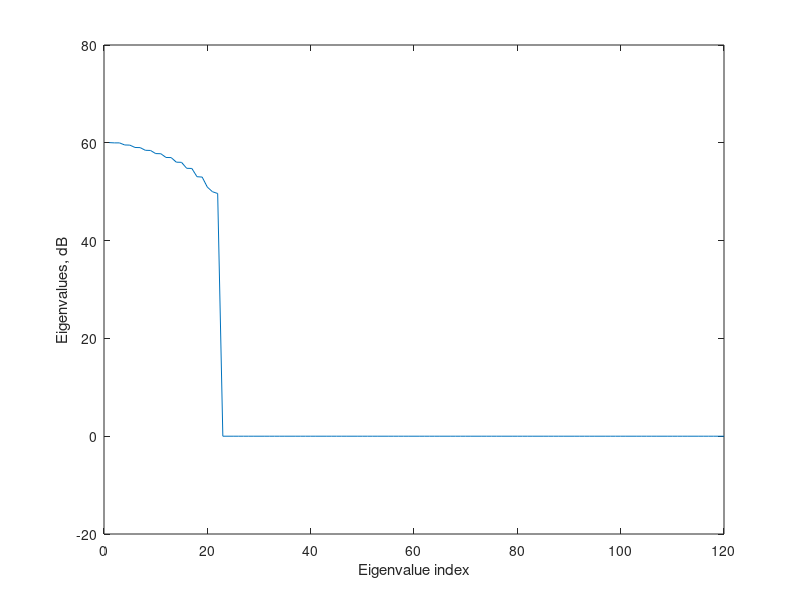
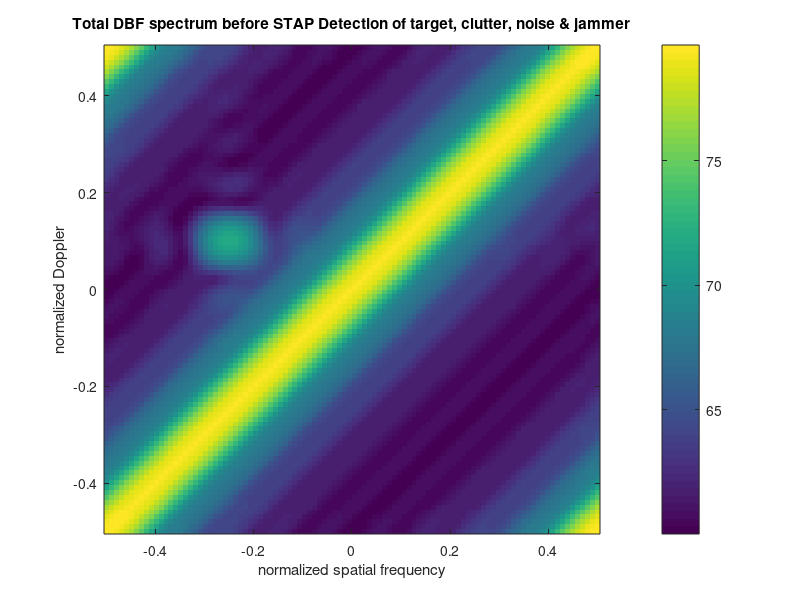
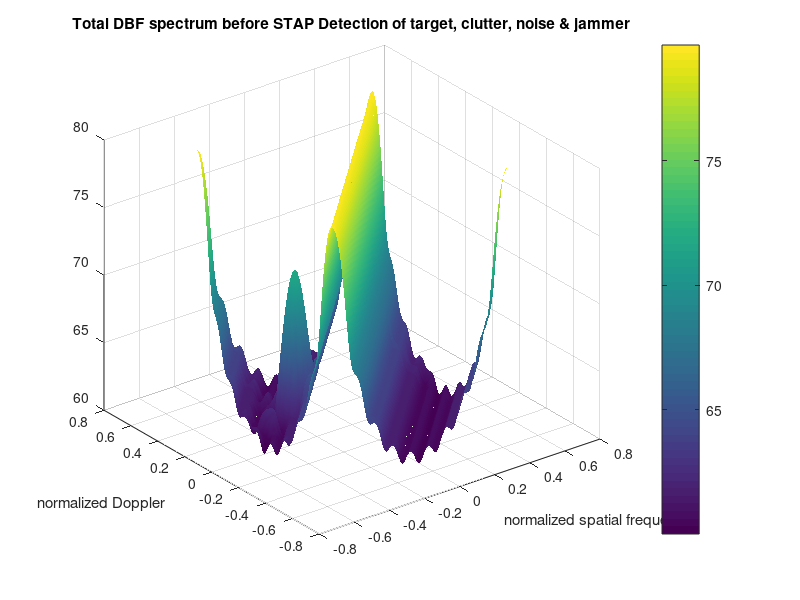
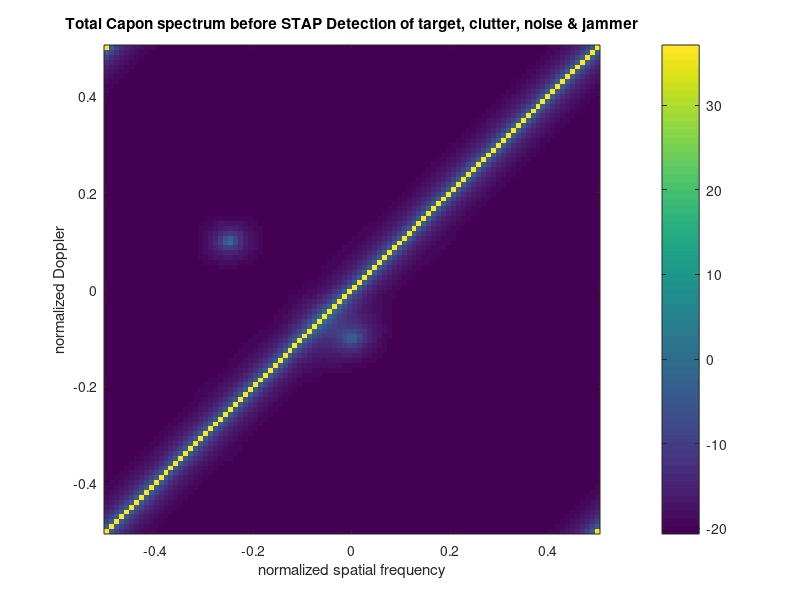

Write MATLAB code to recreate these figures, in order.
%%%%%%%%%%%%%%%%%%%%%%%%%%%%%%%%%%%%%%%%%%%%%%%%%%%%%%%%%%%%%%%%%%
% Purpose:             Fully adaptive space-time processing
%                      for the side-looking case
% Description:         single target and two targets cases
% References:   
% [1] James Ward, "Space-Time Adaptive Processing for Airborne
%     Radar". MIT Lincoln Lab tech report 1015, 1994.
% [2] J. R. Guerci, "Space-Time Adaptive Processing for Radar".
%     Artech House, 2003.
% Conclusion:
% $Revision:	     $1.0
%%%%%%%%%%%%%%%%%%%%%%%%%%%%%%%%%%%%%%%%%%%%%%%%%%%%%%%%%%%%%%%%%%

close all; clear;
lambda = 0.03; % wavelength, not neccessary in array signal processing
d = lambda/2; % interelement spacing

N = 10; % the number of elements in the ULA
M = 12; % the number of pulses per CPI

CNR = 50;   % dB Clutter to Noise Ratio  
SNR = 0;    % dB Signal to Noise Ratio 
JNR = 30;   % dB Jammer to Noise Ratio

noisePower = 1;
clutterPower = noisePower * 10^(CNR/10);
tgtPower = noisePower * 10^(SNR/10);
jammerPower = noisePower * 10^(JNR/10);

beta = 1; % Eq.(3.2) in [1],  control the way the clutter filling the angle Doppler plane


%% (1) Rc, clutter covariance
% ---the ground clutter ridge, see Eq.(3.2) in [1] ----
% the clutter Doppler shift induced on the clutter patch on the iso-range ring situated at the angle 'theta'
% fd_ClutterNormalized = beta*spatialFreq_normalized, where
% fd_ClutterNormalized = fd_Clutter/PRF;  % fd_Clutter is the Doppler frequency of clutter
% spatialFreq_normalized = d*sin(theta)/lambda;

% (debug1)--- for debug ---
No = 250;       % k-th clutter bins
sintheta = linspace(-1, 1, No);
clutterSpatialFreq_normalized = d./lambda*sintheta;
%% (debug1)--- for practice ---
%clutterAzimuth = -90:1:90; % since backlobe rejection
%clutterSpatialFreq_normalized = d./lambda*sind(clutterAzimuth); % d./lambda = 0.5

fd_ClutterNormalized = beta*clutterSpatialFreq_normalized; % fd_ClutterNormalized
Rc = complex(zeros(M*N));
V = zeros(M*N, length(clutterSpatialFreq_normalized));
for k = 1:length(clutterSpatialFreq_normalized)
	a_clutter = exp(-1j*2*pi*clutterSpatialFreq_normalized(k)*[0: N - 1].'); % spatial steering vector
	b_clutter = exp(-1j*2*pi*fd_ClutterNormalized(k)*[0:M - 1].');
	v_clutter = sqrt(clutterPower)*kron(b_clutter, a_clutter);	% space-time steering vector
	V(:, k) = v_clutter;
	Rc = Rc + v_clutter*v_clutter';
end
Rc = Rc./length(clutterSpatialFreq_normalized);


%% (2) Rn, noise covariance
% Noise signals decorrelate from pulse-to-pulse
% With this assumption, noise covariance matrix is
Rn = noisePower*eye(M*N);


%% (3) Rt, target covariance
tgtAzimuth = 0; 
tgtSpatialFreq_normalized = d./lambda*sind(tgtAzimuth);
fd_tgtNormalized = -0.1;  % the domain of fd_tgtNormalized is [-0.5, 0.5]
a_tgt = exp(-1j*2*pi*tgtSpatialFreq_normalized*[0: N - 1].'); % spatial steering vector
b_tgt = exp(-1j*2*pi*fd_tgtNormalized*[0:M - 1].');
v_tgt = sqrt(tgtPower)*kron(b_tgt, a_tgt);	% space-time steering vector
Rt = v_tgt*v_tgt';


%% (4) Rj, jammer covariance
jammerAzimuth = -30;
jammerSpatialFreq_normalized = d./lambda*sind(jammerAzimuth);
%fd_jammerNormalized = beta*jammerSpatialFreq_normalized; % debug
fd_jammerNormalized = 0.1; % fd_ClutterNormalized
a_jammer = exp(-1j*2*pi*jammerSpatialFreq_normalized*[0: N - 1].'); % spatial steering vector
b_jammer = exp(-1j*2*pi*fd_jammerNormalized*[0:M - 1].');
v_jammer = sqrt(jammerPower)*kron(b_jammer, a_jammer);	% space-time steering vector
Rj = v_jammer*v_jammer';


%% (5) R, the total space-time interference matrix due to clutter, jammer, noise
R = Rc + Rj + Rn;
[U, S, V] = svd(R);
figure; plot(10*log10(diag(S))); xlabel('Eigenvalue index'); ylabel('Eigenvalues, dB');


%% (6) space-time DBF spectrum which refers to as power spectrum density, Eq.(3.16)
% debug:Rc1 = Rc; Rj1 = Rj; Rn1 = Rn; Rt11 = Rt; save data Rc1 Rj1 Rn1 Rt11;
R_total = Rc + Rj + Rn + Rt;
inv4R_total = inv(R_total);

% ---> note(1): the following grid will not work well!
%azimuthGrid = linspace(-90, 90);%-90:1:90; % since backlobe rejection
%SpatialFreqGrid_normalized = d./lambda*sind(azimuthGrid); % d./lambda = 0.5
% <--- note(1): do a good job this way!
sintheta = linspace(-1, 1);
SpatialFreqGrid_normalized = d./lambda*sintheta; % d./lambda = 0.5

fdGrid_Normalized = beta*SpatialFreqGrid_normalized; % fd_Normalized
a_Grid = exp(-1j*2*pi*[0: N - 1].'*SpatialFreqGrid_normalized);
b_Grid = exp(-1j*2*pi*[0:M - 1].'*fdGrid_Normalized);
P_dbf = complex(zeros(length(fdGrid_Normalized), length(SpatialFreqGrid_normalized))); % DBF spectrum of the total return from the beamformer
P_capon = complex(zeros(length(fdGrid_Normalized), length(SpatialFreqGrid_normalized))); % Capon spectrum of the total return from the beamformer
for iSpatialFreq = 1:length(SpatialFreqGrid_normalized)
	for j_fdNormalized = 1:length(fdGrid_Normalized)
		v = kron(b_Grid(:, j_fdNormalized), a_Grid(:, iSpatialFreq));
		P_dbf(j_fdNormalized, iSpatialFreq) = v'*R_total*v; % Eq.(3.16) in [1]
		P_capon(j_fdNormalized, iSpatialFreq) = 1./(v'*inv4R_total*v); % Eq.(3.18) in [1]
	end
end
% Display the total return DBF spectrum
figure; 
imagesc(SpatialFreqGrid_normalized, fdGrid_Normalized, 10*log10(abs(P_dbf)))
set(gca,'ydir','normal');colorbar; xlabel('normalized spatial frequency'); ylabel('normalized Doppler');
title('Total DBF spectrum before STAP Detection of target, clutter, noise & jammer');
figure;
surf(SpatialFreqGrid_normalized, fdGrid_Normalized, 10*log10(abs(P_dbf)))
shading interp;colorbar; xlabel('normalized spatial frequency'); ylabel('normalized Doppler');
title('Total DBF spectrum before STAP Detection of target, clutter, noise & jammer');

% Display the total Capon spectrum, MVDR spctrum
figure; 
imagesc(SpatialFreqGrid_normalized, fdGrid_Normalized, 10*log10(abs(P_capon)))
set(gca,'ydir','normal');colorbar; xlabel('normalized spatial frequency'); ylabel('normalized Doppler');
title('Total Capon spectrum before STAP Detection of target, clutter, noise & jammer');
figure;
surf(SpatialFreqGrid_normalized, fdGrid_Normalized, 10*log10(abs(P_capon)))
shading interp;colorbar; xlabel('normalized spatial frequency'); ylabel('normalized Doppler');
title('Total Capon spectrum before STAP Detection of target, clutter, noise & jammer');


%% (7) Calculate optimal weights
inv_R = inv(R); % R = Rc + Rj + Rn;
wopt = inv_R * v_tgt;
% wopt = inv_R * v_tgt/(v_tgt'*inv_R * v_tgt); % Eq.(3.43) in [1]

%% (8) the optimal space-time output response
sintheta = linspace(-1, 1);
SpatialFreqGrid_normalized = d./lambda*sintheta; % d./lambda = 0.5
fdGrid_Normalized = beta*SpatialFreqGrid_normalized; % fd_Normalized
a_Grid = exp(-1j*2*pi*[0: N - 1].'*SpatialFreqGrid_normalized);
b_Grid = exp(-1j*2*pi*[0:M - 1].'*fdGrid_Normalized);
Y = complex(zeros(length(fdGrid_Normalized), length(SpatialFreqGrid_normalized))); % Capon spectrum of the total return from the beamformer
for iSpatialFreq = 1:length(SpatialFreqGrid_normalized)
	for j_fdNormalized = 1:length(fdGrid_Normalized)
		v = kron(b_Grid(:, j_fdNormalized), a_Grid(:, iSpatialFreq));
		Y(j_fdNormalized, iSpatialFreq) = wopt'*v; % 
	end
end
% Display the total output power spectrum, DBF spctrum
figure; 
imagesc(SpatialFreqGrid_normalized, fdGrid_Normalized, 10*log10(abs(Y).^2))
set(gca,'ydir','normal');colorbar; xlabel('normalized spatial frequency'); ylabel('normalized Doppler');
title('STAP Detection of target & jammer; clutter removed');
figure; 
mesh(SpatialFreqGrid_normalized, fdGrid_Normalized, 10*log10(abs(Y).^2))
colorbar; xlabel('normalized spatial frequency'); ylabel('normalized Doppler');
title('STAP Detection of target & jammer; clutter removed');

%% (9) The SINR loss defined in Eq.(120) in [2]
sintheta = linspace(-1, 1, 181);
SpatialFreqGrid_normalized = d./lambda*sintheta; % d./lambda = 0.5
fdGrid_Normalized = beta*SpatialFreqGrid_normalized; % fd_Normalized
a_Grid = exp(-1j*2*pi*[0: N - 1].'*SpatialFreqGrid_normalized);
b_Grid = exp(-1j*2*pi*[0:M - 1].'*fdGrid_Normalized);
SINR_loss = zeros(length(fdGrid_Normalized), length(SpatialFreqGrid_normalized)); % Capon spectrum of the total return from the beamformer
for iSpatialFreq = 1:length(SpatialFreqGrid_normalized)
	for j_fdNormalized = 1:length(fdGrid_Normalized)
		v = kron(b_Grid(:, j_fdNormalized), a_Grid(:, iSpatialFreq));
		SINR_current = v'*inv_R*v; 
		SNRopt = v'*v; % the optimal SNR, Eq.(119) in [2]
		SINR_loss(j_fdNormalized, iSpatialFreq) = SINR_current/SNRopt; % 
	end
end

figure; plot(SpatialFreqGrid_normalized, 10*log10(abs(SINR_loss(:, 91))));
xlabel('Normalized Doppler'); ylabel('SINR loss, dB');

